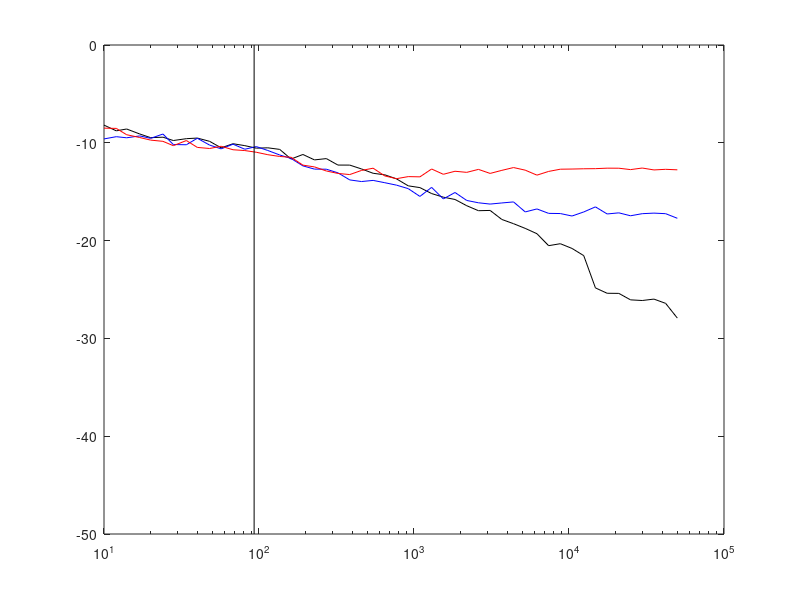

MATLAB code for this plot: (Note: this script raises an error after producing the figure.)
load('EM_Mw.mat')
Nsrc =[20 60 80 96];
Mw=round(logspace(log10(10),log10(50000),50));


figure
x=[10 50000];
%semilogx(x,10*log10(1./sqrt(x)))


C = ['k','b','r'];
j=1;
for i=[ 1 3 4]
    semilogx(Mw,10*log10(err_EM(i,:)),'color',C(j));
    hold on
    j=j+1; 
end   

l=line([93 93],[-50 0],'color','black');
l.Color(4)=0.3;
%legend('$1/\sqrt{M_w}$','EM','location','southwest');
set(legend,'Box','off')
text(6*10^4, -28,'R=20')
text(6*10^4,-17,'R=80','color', C(2))
text(6*10^4,-13,'R=93','color', C(3))
xlim([Mw(1) 3*10^5])
ylim([-30 -7])
xlabel('Number of snapshots $M_w$')
ylabel('Relative error on diag(${S_p}$) (dB)')
plot_fig(gcf,11,8.5)
